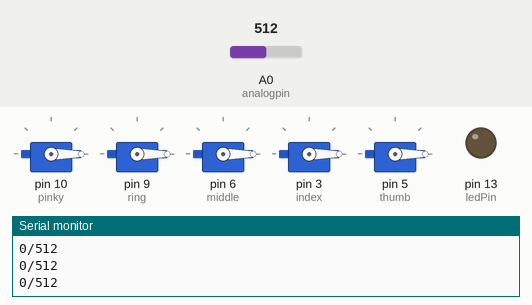
Recording of a sketch running on a simulated Arduino Uno, built with avr-gcc and run on an emulated ATmega328P. Shown: 5 × servo, output pins drawn as LEDs (lit = HIGH), the last lines printed to the serial monitor. The test bench sets the inputs (shaded band); at power-on: A0 (analogpin) = 512.

Above: at 6.2 s.
6.3 s: A0 (analogpin) set to 520
At 6.6 s:
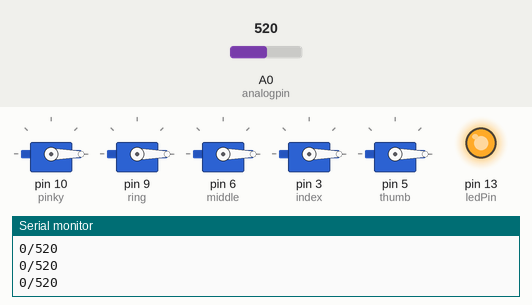
7.8 s: A0 (analogpin) set to 511
At 8.3 s:
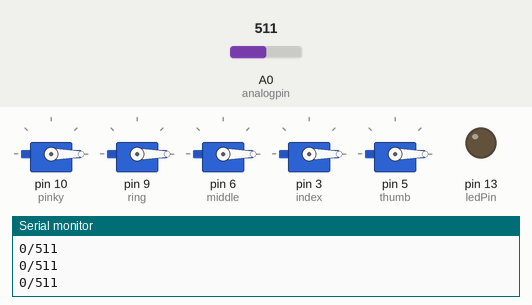
9.3 s: A0 (analogpin) set to 716
At 10.4 s:
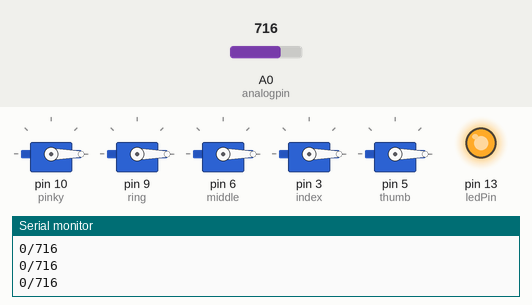
Timing chart, 0 to 12.3 s (numbered marks = the images above; inputs shaded):
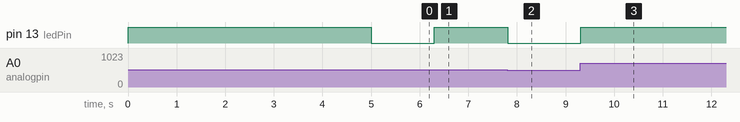

The sketch:

ButtonLogic_v5.ino
```cpp
#include <Servo.h>

Servo pinky;
Servo ring;
Servo middle;
Servo index;
Servo thumb;

int pos = 0;    // variable to store the servo position
int final_pos = 180; // servo maximum degree to pull a string

int lastsensorState = HIGH;   // the previous reading from the input pin
unsigned long lastDebounceTime = 0;  // the last time the output pin was toggled
unsigned long debounceDelay = 30;    // the debounce time; increase if the output flickers
bool sensorstate = HIGH; //saving state of the switch
byte tapCounter; //for saving no. of times the switch is pressed
int timediff; //for saving the time in between each press and release of the switch
bool flag1, flag2; //just two variables

int analogpin = 0;
int val = 0;
int ledPin = 13;

//calibration
int temp=0;
int sens_max = 0;
int sens_min = 1023;
int threshold = 0;
bool state = HIGH;

//fist release should be last state
int prev_state = 0;
int hand_state = 0;

long double presstime, releasetime; //for saving millis at press and millis at release
void setup() {
  Serial.begin(115200); //for serial monitor
  pinMode(ledPin, OUTPUT);
  pinky.attach(10);
  ring.attach(9);
  middle.attach(6);
  index.attach(3);
  thumb.attach(5);
  digitalWrite(ledPin, HIGH);
  hand_calibration();
  //Serial.println(threshold);
  digitalWrite(ledPin, LOW);
  threshold = sens_min + ((sens_max - sens_min) * 0.4);


  pinky.write(pos);
  ring.write(pos);
  middle.write(pos);
  index.write(pos);
  thumb.write(pos);
}

void loop() {

  val = analogRead(analogpin); //muscle sensor connected to pin A0 being stated as val
  //Serial.println(val);

  if( val < threshold) //if you flex and the sensor value is greater than 550 then close servos--adjust this value to your muscle sensor value
    {
        digitalWrite(ledPin, LOW);
        delay(20);
        //Serial.println("LOW");
        state = HIGH;
    }

  else if(val > threshold)
    {
        digitalWrite(ledPin, HIGH);
        delay(20);
        //Serial.println("HIGH");
        state = LOW;
    }


  int reading = state;

  if (reading != lastsensorState) {
    // reset the debouncing timer
    lastDebounceTime = millis();
  }

  if ((millis() - lastDebounceTime) > debounceDelay) {
    // whatever the reading is at, it's been there for longer than the debounce
    // delay, so take it as the actual current state:

    // if the button state has changed:
    if (reading != sensorstate) {
      sensorstate = reading;
    }
  }
  //Serial.println(sensorstate);

  //when switch is pressed
  if (sensorstate == 0 && flag2 == 0)
  {
    presstime = millis(); //time from millis fn will save to presstime variable
    flag1 = 0;
    flag2 = 1;
    tapCounter++; //tap counter will increase by 1
    //delay(10); //for avoiding debouncing of the switch
  }
  //when sw is released
  if (sensorstate == 1 && flag1 == 0)
  {
    releasetime = millis(); //time from millis fn will be saved to releasetime var
    flag1 = 1;
    flag2 = 0;

    timediff = releasetime - presstime; //here we find the time gap between press and release and stored to timediff var
    //Serial.println(timediff);
    //delay(10);
  }

  if ((millis() - presstime) > 500 && sensorstate == 1) //wait for some time and if sw is in release position
  {
    if (tapCounter == 1) //if tap counter is 1
    {
      if (timediff >= 500) //if time diff is larger than 400 then its a hold
      {
        //Serial.println("Fist release");
        hold(); //fn to call when the button is hold
      }
      else //if timediff is less than 400 then its a single tap
      {
        //Serial.println("fist full close");
        singleTap(); //fn to call when the button is single taped
      }
    }
    else if (tapCounter == 2 ) //if tapcounter is 2
    {
      if (timediff >= 500) // if timediff is greater than  400 then its single tap and hold
      {
        //Serial.println("Fist half close");
        tapAndHold(); //fn to call when the button is single tap and hold
      }
      else // if timediff is less than 400 then its just double tap
      {
        //Serial.println("point");
        doubleTap(); //fn to call when doubletap
      }
    }
    else if (tapCounter == 3) //if tapcounter is 3 //then its triple tap
    {
      //Serial.println("pinch");
      tripleTap(); //fn to call when triple tap
    }
    else if (tapCounter == 4) //if tapcounter is 4 then its 4 tap
    {
      //Serial.println("fingers close and open");
      fourTap();//fn to call when four tap
    }
    tapCounter = 0;
  }
  lastsensorState = reading;
  if(hand_state == 0)
  {
    pinky.write(pos);
    ring.write(pos);
    middle.write(pos);
    index.write(pos);
    thumb.write(pos);
  }
  else if(hand_state == 1)
  {
    pinky.write(final_pos);
    ring.write(final_pos);
    middle.write(final_pos);
    index.write(final_pos);
    thumb.write(final_pos);
  }
  else if(hand_state == 2)
  {
    //pinky.write(final_pos);
    ring.write(final_pos);
    //middle.write(final_pos);
    index.write(final_pos);
    //thumb.write(final_pos);
  }
  else if(hand_state == 3)
  {
    //prev_state = hand_state;
    //pinky.write(final_pos);
    //ring.write(final_pos);
    //middle.write(final_pos);
    index.write(final_pos);
    //thumb.write(final_pos);
  }
  else if(hand_state == 4)
  {
    //prev_state = hand_state;
    //pinky.write(final_pos);
    //ring.write(final_pos);
    //middle.write(final_pos);
    index.write(final_pos);
    thumb.write(final_pos);
  }
  else if(hand_state == 5)
  {
    //pinky.write(final_pos);
    //ring.write(final_pos);
    middle.write(final_pos);
    index.write(final_pos);
    //thumb.write(final_pos);
  }
  //Serial.print("status = ");
  //Serial.println(state);
  //delay(100);
  Serial.print(hand_state);
  Serial.print("/");
//  Serial.print(prev_state);
//  Serial.print("/");
  Serial.println(val);
}

void nolight()
{

}

void singleTap()
{
  nolight();
  if(prev_state == 0)
  {
    hand_state = 1;
    prev_state = hand_state;
//    pinky.write(final_pos);
//    ring.write(final_pos);
//    middle.write(final_pos);
//    index.write(final_pos);
//    thumb.write(final_pos);
  }
  else
  {
    hand_state = prev_state;
  }
  return hand_state;
  return prev_state;
}

void doubleTap()
{
  nolight();
  if(prev_state == 0)
  {
    hand_state = 3;
    prev_state = hand_state;
    //pinky.write(final_pos);
    //ring.write(final_pos);
    //middle.write(final_pos);
    //index.write(final_pos);
    //thumb.write(final_pos);
  }
  else
  {
    hand_state = prev_state;
  }
  return hand_state;
  return prev_state;
}

void tripleTap()
{
  nolight();
  if(prev_state == 0)
  {
    hand_state = 4;
    prev_state = hand_state;
    //pinky.write(final_pos);
    //ring.write(final_pos);
    //middle.write(final_pos);
//    index.write(final_pos);
//    thumb.write(final_pos);
  }
  else
  {
    hand_state = prev_state;
  }
  return hand_state;
  return prev_state;
}

void fourTap()
{
  nolight();
  if(prev_state == 0)
  {
    hand_state = 5;
    prev_state = hand_state;
    //pinky.write(final_pos);
    //ring.write(final_pos);
//    middle.write(final_pos);
//    index.write(final_pos);
    //thumb.write(final_pos);
  }
  else
  {
    hand_state = prev_state;
  }
  return hand_state;
  return prev_state;
}

void hold()
{
    nolight();
    hand_state = 0;
    prev_state = 0;
    return hand_state;
    return prev_state;
//    pinky.write(pos);
//    ring.write(pos);
//    middle.write(pos);
//    index.write(pos);
//    thumb.write(pos);
}

void tapAndHold()
{
  nolight();
  if(prev_state == 0)
  {
    hand_state = 2;
    prev_state = 2;
    //pinky.write(final_pos);
//    ring.write(final_pos);
    //middle.write(final_pos);
//    index.write(final_pos);
    //thumb.write(final_pos);
  }
  else
  {
    hand_state = prev_state;
  }
  return hand_state;
  return prev_state;
}

void hand_calibration()
  {
    //Serial.println("Calibrating");
    while(millis() < 5000)
    {
      temp = analogRead(analogpin);
      if(temp < sens_min)
      {
        sens_min = temp;
      }
      if(temp > sens_max)
      {
        sens_max = temp;
      }
    }
  }
```

Measured:
- the behaviour switches between 512 and 513 on A0 (analogpin) (found by bisection; images 0 and 1)
- after the input at 6.3 s, pin 13 (ledPin): LOW → HIGH at once
- after the input at 7.8 s, pin 13 (ledPin): HIGH → LOW at once
- after the input at 9.3 s, pin 13 (ledPin): LOW → HIGH at once
